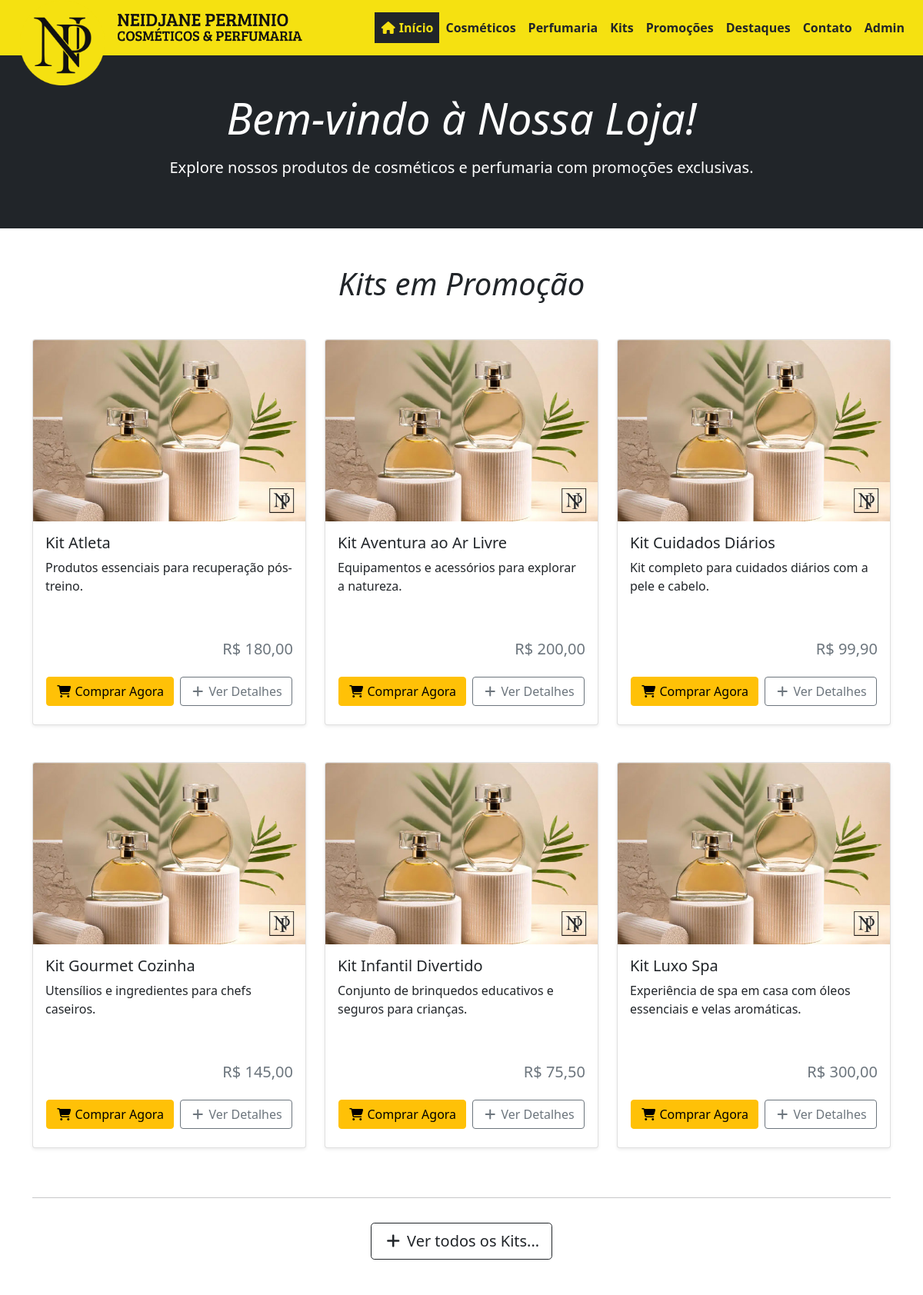
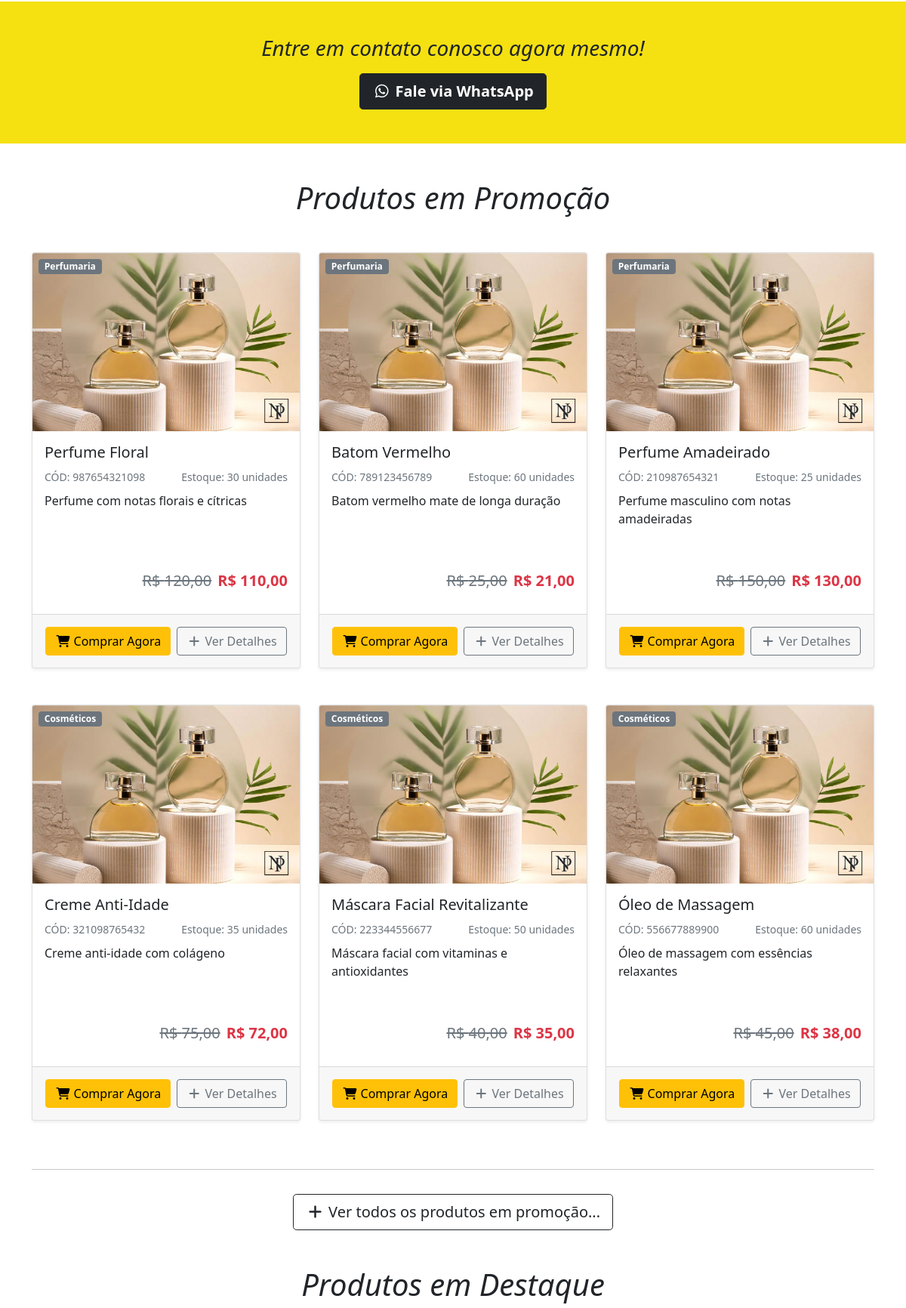
The page / (upper part) on the database its author committed (2 pictures, top to bottom).
### tables this page shows
CREATE TABLE kits (
    id INT AUTO_INCREMENT PRIMARY KEY,
    nome VARCHAR(255) NOT NULL,
    codigo VARCHAR(255) UNIQUE,
    slug VARCHAR(255) UNIQUE,
    codigo_barras VARCHAR(255),
    descricao TEXT,
    preco DECIMAL(10, 2) NOT NULL,
    estoque INT NOT NULL,
    informacoes_relevantes TEXT,
    data_lancamento DATE,
    destaque BOOLEAN DEFAULT FALSE,
    imagem VARCHAR(255),
    status BOOLEAN DEFAULT TRUE
);

CREATE TABLE produtos (
    id INT AUTO_INCREMENT PRIMARY KEY,
    nome VARCHAR(255) NOT NULL,
    codigo VARCHAR(255) UNIQUE,
    descricao TEXT,
    preco DECIMAL(10, 2) NOT NULL,
    preco_promocional DECIMAL(10, 2) NOT NULL,
    codigo_barras VARCHAR(255),
    estoque INT NOT NULL,
    slug VARCHAR(255) UNIQUE,
    imagem VARCHAR(255),
    categoria_id INT,
    informacoes_relevantes TEXT,
    data_lancamento DATE,
    pontos INT DEFAULT 0,
    promocao BOOLEAN DEFAULT FALSE,
    destaque BOOLEAN DEFAULT FALSE,
    status BOOLEAN DEFAULT TRUE,
    FOREIGN KEY (categoria_id) REFERENCES categorias(id)
);

CREATE TABLE categorias (
    id INT AUTO_INCREMENT PRIMARY KEY,
    nome VARCHAR(255) NOT NULL,
    slug VARCHAR(255) UNIQUE,
    status BOOLEAN DEFAULT TRUE
);

### app/Controllers/Site/IndexController.php (called while the page is built, shortened)
<?php
class IndexController extends Controller
{
    public function index()
    {
        $kitModel = new Kit();
        $kitsPromocionais = $kitModel->kitsPromocionais();
        $produtoModel = new Produto();
        $produtosPromocionais = $produtoModel->produtosPromocionais();
        $produtosDestaques = $produtoModel->produtosDestaques();
        $produtosUltimosLancados = $produtoModel->produtosUltimosLancados();
        $this->view('site/index', [
            'kitsPromocionais' => $kitsPromocionais,
            'produtosPromocionais' => $produtosPromocionais,
            'produtosDestaques' => $produtosDestaques,
            'produtosUltimosLancados' => $produtosUltimosLancados,
        ]);
    }
}

### public/index.php (called while the page is built, shortened)
<?php
$request = Request::capture();
$uri = parse_url($request->server('REQUEST_URI'), PHP_URL_PATH);
$uri = trim($uri, '/');
$method = $request->server('REQUEST_METHOD');
require __DIR__ . '/../routes/web.php';
$router->dispatch($uri, $method);

### app/Core/Database.php (called while the page is built, shortened)
<?php
class Database
{
    private static $instance = null;
    private $pdo;
    private function __construct()
    {
        $dsn = 'mysql:host='.DB_HOST.';dbname='.DB_DATABASE.';charset=utf8mb4';
        $user = DB_USER;
        $password = DB_PASS;
        try {
            $this->pdo = new \PDO($dsn, $user, $password, [
                \PDO::ATTR_ERRMODE => \PDO::ERRMODE_EXCEPTION,
                \PDO::ATTR_DEFAULT_FETCH_MODE => \PDO::FETCH_ASSOC,
                \PDO::ATTR_EMULATE_PREPARES => false,
            ]);
        } catch (\PDOException $e) {
            echo 'Erro de conexão: ' . $e->getMessage();
            exit;
        }
    }
    public static function getInstance()
    {
        if (self::$instance === null) {
            self::$instance = new Database();
        }
        return self::$instance;
    }
    public function getConnection()
    {
        return $this->pdo;
    }
}

### app/Core/Model.php (called while the page is built, shortened)
<?php
class Model
{
    public function __construct()
    {
        $this->pdo = Database::getInstance()->getConnection();
    }
}

### app/Models/Site/Kit.php (called while the page is built, shortened)
<?php
class Kit extends Model
{
    public function kitsPromocionais()
    {
        $sql = "SELECT kits.nome,
            kits.descricao,
            kits.slug,
            kits.preco,
            kits.imagem
        FROM kits";
        $sql .= " ORDER BY nome ASC";
        $sql .= " LIMIT 6";
        $stmt = $this->pdo->prepare($sql);
        $stmt->execute();
        return $stmt->fetchAll(\PDO::FETCH_ASSOC);
    }
}

### app/Models/Site/Produto.php (called while the page is built, shortened)
<?php
class Produto extends Model
{
    public function produtosPromocionais()
    {
        $query = "SELECT produtos.id as produto_id,
            produtos.nome as produto_nome,
            produtos.descricao,
            produtos.slug,
            produtos.preco,
            produtos.preco_promocional,
            produtos.codigo_barras,
            produtos.estoque,
            produtos.promocao,
            produtos.data_lancamento,
            produtos.imagem,
            categorias.nome as categoria_nome
        FROM produtos
        INNER JOIN categorias ON produtos.categoria_id = categorias.id
        WHERE produtos.promocao = 1
        ORDER BY produtos.data_lancamento ASC
        LIMIT 6";
        $stmt = $this->pdo->prepare($query);
        $stmt->execute();
        return $stmt->fetchAll(\PDO::FETCH_ASSOC);
    }
}

### resources/views/site/includes/produto.php (the view, shortened to what this page needs)
<div class="card mb-5 shadow-sm">
    <span class="badge bg-secondary position-absolute" style="left: 8px; top: 8px"><?= htmlspecialchars($produto['categoria_nome']); ?></span>
    <img src="<?php __DIR__ ?>/assets/images/imagem-600x400.jpg" class="bd-placeholder-img card-img-top" width="100%" alt="Kit em Promoção">
    <div class="card-body pb-4">
        <h5 class="card-title"><?= htmlspecialchars($produto['produto_nome']); ?></h5>
        <div class="row">
            <div class="col-md-6">
                <small class="text-muted">CÓD: <?= htmlspecialchars($produto['codigo_barras']); ?></small>
            </div>
            <div class="col-md-6 text-end">
                <small class="text-muted">Estoque: <?= htmlspecialchars($produto['estoque']); ?> unidades</small>
            </div>
        </div>
        <p class="card-text descricao mt-2"><?= htmlspecialchars($produto['descricao']); ?></p>
        <div class="text-end">
            <?php if ($produto['promocao'] == 1 && $produto['preco_promocional'] < $produto['preco']): ?>
                <div class="d-flex justify-content-end gap-2">
                    <h5 class="text-muted" style="text-decoration: line-through;">R$ <?= number_format($produto['preco'], 2, ',', '.'); ?></h5>
                    <h5 class="text-danger" style="font-weight: bold;">R$ <?= number_format($produto['preco_promocional'], 2, ',', '.'); ?></h5>
                </div>
            <?php else: ?>
                <div class="d-flex justify-content-end gap-2">
                    <h5 class="text-muted">R$ <?= number_format($produto['preco'], 2, ',', '.'); ?></h5>
                </div>
            <?php endif; ?>
        </div>
    </div>
    <div class="card-footer py-3">
            <div class="d-flex justify-content-center align-items-center">
                <div class="d-flex gap-1">
                    <form class="me-1" action="/processar_pedido" method="POST" target="_blank">
                        <button type="submit" class="btn btn-warning">
                            <i class="fa fa-shopping-cart fa-fw"></i> Comprar Agora
                        </button>
                    </form>
                    <a href="/<?= $produto['categoria_nome'] == 'Perfumaria' ? 'perfumaria' : 'cosmeticos' ?>/<?= $produto['slug'] ?>" class="btn btn-outline-secondary"><i class="fa fa-plus fa-fw"></i> Ver Detalhes</a>
                </div>
            </div>
        </div>
</div>

### app/Core/Router.php (shortened to what this page needs)
<?php
class Router
{
    protected $routes = [];
    protected $protectedRoutes = [];
    public function addRoute($method, $route, $controllerAction, $protected = false)
    {
        $this->routes[strtoupper($method)][$route] = $controllerAction;
        if ($protected) {
            $this->protectedRoutes[] = $route;
        }
    }
    public function dispatch($requestUri, $requestMethod)
    {
        $requestMethod = strtoupper($requestMethod);
        foreach ($this->routes[$requestMethod] as $route => $controllerAction) {
            $routePattern = $this->convertToPattern($route);
            if (preg_match($routePattern, $requestUri, $matches)) {
                list($controllerClass, $method) = $controllerAction;
                if (class_exists($controllerClass) && method_exists($controllerClass, $method)) {
                    $controller = new $controllerClass();
                    $params = array_filter($matches, 'is_string', ARRAY_FILTER_USE_KEY);
                    if (in_array($route, $this->protectedRoutes)) {
                        $middleware = new AuthMiddleware();
                        $middleware->handle($_SERVER, function() use ($controller, $method, $params) {
                            call_user_func_array([$controller, $method], $params);
                        });
                    } else {
                        call_user_func_array([$controller, $method], $params);
                    }
                    exit;
                } else {
                    $this->renderErrorPage('Erro 404', 'Controlador ou método não encontrado.');
                }
            }
        }
    }
    protected function convertToPattern($route)
    {
        $routePattern = preg_replace_callback('/\{(\w+)\}/', function ($matches) {
            switch ($matches[1]) {
                case 'id':
                    return '(?P<id>\d+)';
                case 'slug':
                    return '(?P<slug>[\w\-]+)';
                default:
                    return '(?P<' . $matches[1] . '>[^/]+)';
            }
        }, $route);
        $routePattern = str_replace('/', '\/', $routePattern);
        return '/^' . $routePattern . '$/';
    }
}

### resources/views/site/index.php (shortened to what this page needs)
<div class="p-4 p-md-5 mb-4 text-white bg-dark">
    <div class="row">
        <div class="col-md-12 px-0 text-center">
            <h1 class="display-4 fst-italic">Bem-vindo à Nossa Loja!</h1>
            <p class="lead my-3">Explore nossos produtos de cosméticos e perfumaria com promoções exclusivas.</p>
        </div>
    </div>
</div>
<div class="container">
    <section class="mb-5">
        <h2 class="text-center my-5 display-6 fst-italic">Kits em Promoção</h2>
        <div class="row justify-content-center">
            <?php foreach ($kitsPromocionais as $kit): ?>
                <div class="col-md-4">
                    <?php
                        include __DIR__.'/includes/kit.php';
                ?>
                </div>
            <?php endforeach; ?>
        </div>
        <div class="text-center">
            <hr>
            <a class="btn btn-outline-dark btn-lg mt-3" href="/kits"><i class="fa fa-plus fa-fw"></i> Ver todos os Kits...</a>
        </div>
    </section>
 </div>
<div class="highlight-banner">
    <p class="display-6 fst-italic" style="font-size: 28px;">Entre em contato conosco agora mesmo!</p>
    <a href="https://api.whatsapp.com/send?phone=SEUNUMERO" target="_blank" class="btn btn-dark btn-lg"><i class="fab fa-whatsapp fa-fw"></i> Fale via WhatsApp</a>
</div>
<div class="container">
    <section class="mb-5">
        <h2 class="text-center my-5 display-6 fst-italic">Produtos em Promoção</h2>
        <div class="row justify-content-center">
            <?php foreach ($produtosPromocionais as $produto): ?>
                <div class="col-md-4">
                    <?php
                    include __DIR__.'/includes/produto.php';
                ?>
                </div>
            <?php endforeach; ?>
        </div>
        <div class="text-center">
            <hr>
            <a class="btn btn-outline-dark btn-lg mt-3" href="/promocoes"><i class="fa fa-plus fa-fw"></i> Ver todos os produtos em promoção...</a>
        </div>
    </section>
</div>
<div class="container">
    <section class="mb-5">
        <h2 class="text-center my-5 display-6 fst-italic">Produtos em Destaque</h2>
            <?php foreach ($produtosDestaques as $produto): ?>
                    <?php
                    include __DIR__.'/includes/produto.php';
                ?>
            <?php endforeach; ?>
    </section>
</div>
            <?php foreach ($produtosUltimosLancados as $produto): ?>
                    <?php
                    include __DIR__.'/includes/produto.php';
                ?>
            <?php endforeach; ?>

### resources/views/site/includes/kit.php
<div class="card mb-5 shadow-sm">
    <img src="<?php __DIR__ ?>/assets/images/imagem-600x400.jpg" srcset="images/imagem-600x400.jpg 2x, images/imagem-900x600.jpg 3x" class="bd-placeholder-img card-img-top" width="100%" alt="Kit em Promoção">
    <div class="card-body pb-4">
        <h5 class="card-title"><?= htmlspecialchars($kit['nome']); ?></h5>
        <p class="card-text descricao mt-2"><?= htmlspecialchars($kit['descricao']); ?></p>
        <div class="text-end">
            <h5 class="text-muted">R$ <?= number_format($kit['preco'], 2, ',', '.'); ?></h5>
        </div>
        <div class="d-flex justify-content-center align-items-center mt-4">
            <div>
                <a href="#" class="btn btn-warning me-1"><i class="fa fa-shopping-cart fa-fw"></i> Comprar Agora</a>
                <a href="/kits/<?= $kit['slug'] ?>" class="btn btn-outline-secondary"><i class="fa fa-plus fa-fw"></i> Ver Detalhes</a>
            </div>
        </div>
    </div>
</div>

### public/assets/css/site.css (style rules this page uses)
:root { --cor-primary: #F5E111; --cor-secondary: #212529; }
.highlight-banner { background-color: var(--cor-primary); color: var(--cor-secondary); padding: 45px 20px; text-align: center; margin: 20px 0; }
.highlight-banner a { font-weight: bold; }
.descricao { height: 90px; overflow: hidden; }

### rows shown on the page
kits: nome "Kit Atleta", descricao "Produtos essenciais para recuperação pós-treino.", preco "180,00"
kits: nome "Kit Aventura ao Ar Livre", descricao "Equipamentos e acessórios para explorar a natureza.", preco "200,00"
kits: nome "Kit Cuidados Diários", descricao "Kit completo para cuidados diários com a pele e cabelo.", preco "99,90"
kits: nome "Kit Gourmet Cozinha", descricao "Utensílios e ingredientes para chefs caseiros.", preco "145,00"
kits: nome "Kit Infantil Divertido", descricao "Conjunto de brinquedos educativos e seguros para crianças.", preco "75,50"
kits: nome "Kit Luxo Spa", descricao "Experiência de spa em casa com óleos essenciais e velas aromáticas.", preco "300,00"
produtos: categoria.nome "Perfumaria", nome "Perfume Floral", codigo_barras "987654321098", estoque "30", descricao "Perfume com notas florais e cítricas", preco "120,00", preco_promocional "110,00"
produtos: categoria.nome "Perfumaria", nome "Batom Vermelho", codigo_barras "789123456789", estoque "60", descricao "Batom vermelho mate de longa duração", preco "25,00", preco_promocional "21,00"
produtos: categoria.nome "Perfumaria", nome "Perfume Amadeirado", codigo_barras "210987654321", estoque "25", descricao "Perfume masculino com notas amadeiradas", preco "150,00", preco_promocional "130,00"
produtos: categoria.nome "Cosméticos", nome "Creme Anti-Idade", codigo_barras "321098765432", estoque "35", descricao "Creme anti-idade com colágeno", preco "75,00", preco_promocional "72,00"
produtos: categoria.nome "Cosméticos", nome "Máscara Facial Revitalizante", codigo_barras "223344556677", estoque "50", descricao "Máscara facial com vitaminas e antioxidantes", preco "40,00", preco_promocional "35,00"
produtos: categoria.nome "Cosméticos", nome "Óleo de Massagem", codigo_barras "556677889900", estoque "60", descricao "Óleo de massagem com essências relaxantes", preco "45,00", preco_promocional "38,00"
